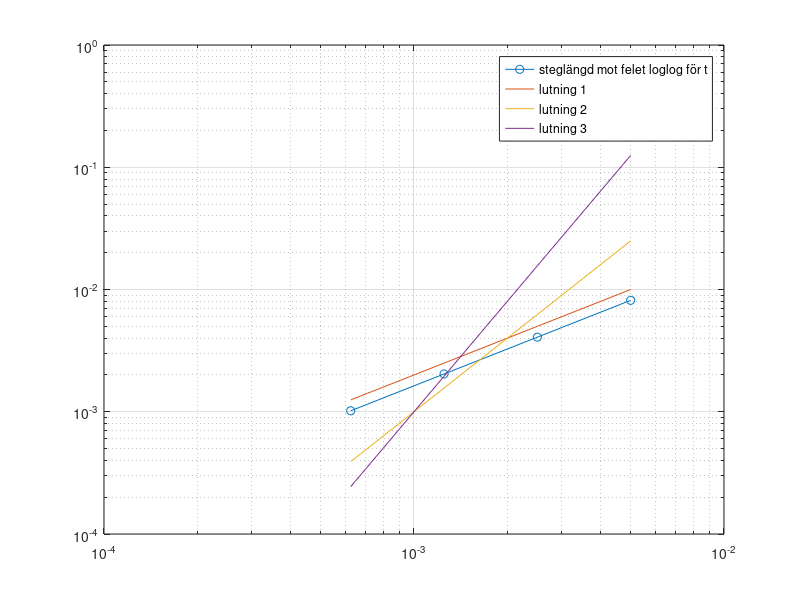

Write MATLAB code to recreate this figure.
clear;

% ------------------------------------------------
function [u,dt,dx,xvek] = loglogFD(M,N,T)

A = diag(ones(M-2,1),-1) + diag(-2*ones(M-1,1)) + diag(ones(M-2,1),1);
dx = 3.14/M; dt = T/N;

u = zeros(M-1,N+1);
xvek = (dx:dx:3.14-dx)';
u(:,1) = xvek.*(3.14-xvek);   %Temperatur vid t=0

for i=1:N
   u(:,i+1)=(eye(M-1)-dt/dx^2*A)\u(:,i);
end

end
% ------------------------------------------------

function [hvek,felvek] = loglogplot_x(M,N,T)

K = 4;
hvek = zeros(1,4);
uvek = zeros(1,5);

for k = 0:K
    M2 = M*2^k;
    [u, dt, dx, ~] = loglogFD(M2, N, T);
    
    if k > 0
        hvek(k) = dx;
    end

    uvek(k+1) = u(1/dx,0.5/dt);
end

felvek = abs(uvek(1:end-1)-uvek(2:end));

end

function main1x()
Mx = 3.14/0.01;
Nx = 1e2;
T = 1;

[hvek,felvek] = loglogplot_x(Mx,Nx,T);
loglog(hvek,felvek,'o-', hvek,2e-4*hvek.^1, hvek,0.2*hvek.^2, hvek,1e2*hvek.^3)
grid on;
legend('steglängd mot felet loglog för x','lutning 1','lutning 2','lutning 3')
end

% main1x()

% ------------------------------------------------
function [hvek,felvek] = loglogplot_t(M,N,T)
    
K = 4;
hvek = zeros(1,4);
uvek = zeros(1,5);

for k = 0:K
    N2 = N*2^k;
    [u, dt, dx, ~] = loglogFD(M, N2, T);
    
    if k > 0
        hvek(k) = dt;
    end

    uvek(k+1) = u(1/dx,0.5/dt);
end

felvek = abs(uvek(1:end-1)-uvek(2:end));

end

function main1t()
M = 3.14/0.01;
N = 1e2;
T = 1;

[hvek,felvek] = loglogplot_t(M,N,T);
loglog(hvek,felvek,'o-', hvek,2*hvek.^1, hvek,1e3*hvek.^2, hvek,1e6*hvek.^3)
grid on;
legend('steglängd mot felet loglog för t','lutning 1','lutning 2','lutning 3')
end

main1t()
